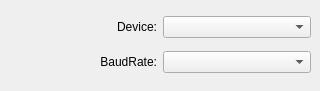
<?xml version="1.0" encoding="UTF-8"?>
<ui version="4.0">
 <class>SerialPortSetting</class>
 <widget class="QWidget" name="SerialPortSetting">
  <property name="geometry">
   <rect>
    <x>0</x>
    <y>0</y>
    <width>320</width>
    <height>91</height>
   </rect>
  </property>
  <property name="windowTitle">
   <string>Form</string>
  </property>
  <layout class="QGridLayout" name="gridLayout_2">
   <property name="leftMargin">
    <number>0</number>
   </property>
   <property name="topMargin">
    <number>0</number>
   </property>
   <property name="rightMargin">
    <number>0</number>
   </property>
   <property name="bottomMargin">
    <number>0</number>
   </property>
   <property name="spacing">
    <number>0</number>
   </property>
   <item row="0" column="0">
    <widget class="QWidget" name="widget" native="true">
     <layout class="QGridLayout" name="gridLayout">
      <item row="0" column="0">
       <widget class="QLabel" name="label">
        <property name="layoutDirection">
         <enum>Qt::LeftToRight</enum>
        </property>
        <property name="text">
         <string>Device:</string>
        </property>
        <property name="alignment">
         <set>Qt::AlignRight|Qt::AlignTrailing|Qt::AlignVCenter</set>
        </property>
       </widget>
      </item>
      <item row="0" column="1">
       <widget class="QComboBox" name="cb_devices"/>
      </item>
      <item row="1" column="0">
       <widget class="QLabel" name="label_2">
        <property name="layoutDirection">
         <enum>Qt::LeftToRight</enum>
        </property>
        <property name="text">
         <string>BaudRate:</string>
        </property>
        <property name="alignment">
         <set>Qt::AlignRight|Qt::AlignTrailing|Qt::AlignVCenter</set>
        </property>
       </widget>
      </item>
      <item row="1" column="1">
       <widget class="QComboBox" name="cb_baudRate"/>
      </item>
     </layout>
    </widget>
   </item>
  </layout>
 </widget>
 <resources/>
 <connections/>
</ui>
